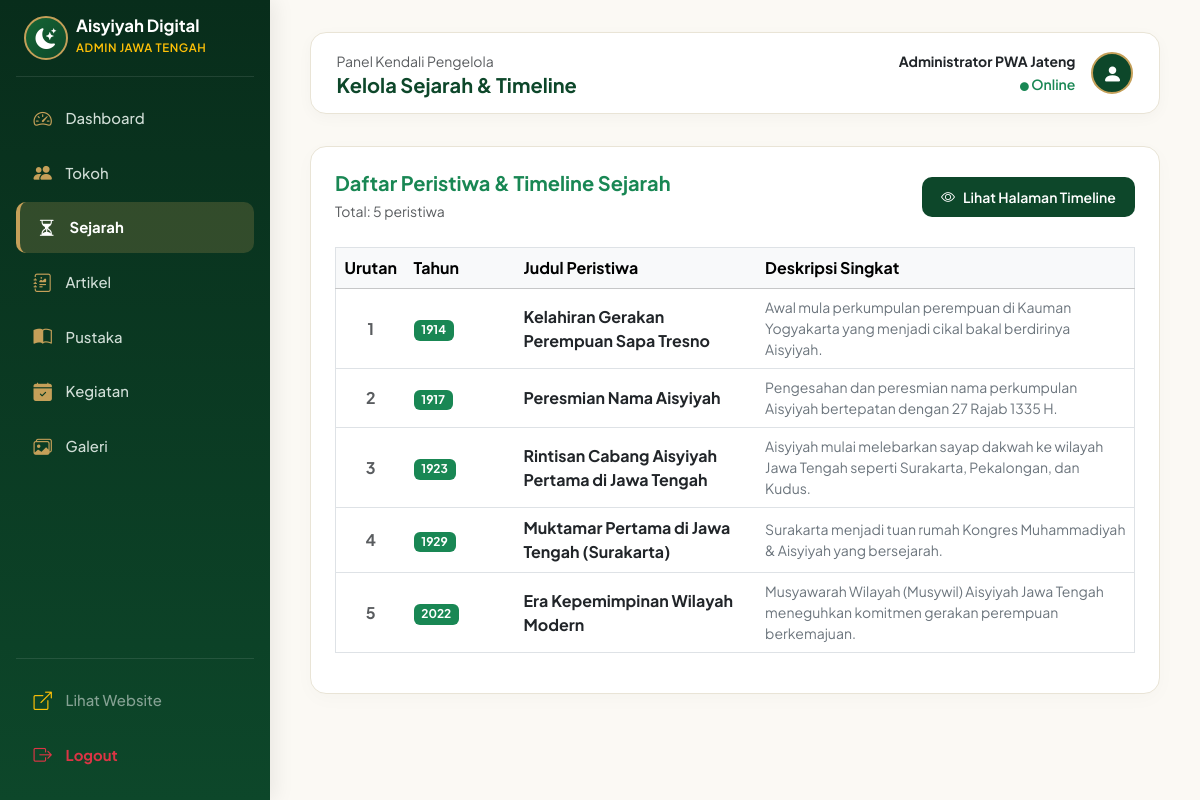
/admin/sejarah/index.php (signed in), run on the app's committed database.
### tables this page shows
CREATE TABLE IF NOT EXISTS `sejarah` (
  `id` INT AUTO_INCREMENT PRIMARY KEY,
  `judul` VARCHAR(200) NOT NULL,
  `tahun` VARCHAR(20) NOT NULL,
  `deskripsi_singkat` TEXT NOT NULL,
  `konten_lengkap` TEXT DEFAULT NULL,
  `foto` VARCHAR(255) DEFAULT NULL,
  `urutan` INT DEFAULT 0,
  `created_at` TIMESTAMP DEFAULT CURRENT_TIMESTAMP
);

### admin/sejarah/index.php (the view, shortened to what this page needs)
<?php
include '../../config/database.php';
include '../includes/header.php';
$query = mysqli_query($conn, "SELECT * FROM sejarah ORDER BY urutan ASC");
?>
<div class="card card-admin p-4">
    <div class="d-flex flex-column flex-md-row justify-content-between align-items-md-center gap-3 mb-4">
        <div>
            <h5 class="fw-bold mb-1 text-success">Daftar Peristiwa & Timeline Sejarah</h5>
            <small class="text-muted">Total: <?= mysqli_num_rows($query) ?> peristiwa</small>
        </div>
        <a href="../../timeline.php" target="_blank" class="btn btn-admin-green btn-sm d-inline-flex align-items-center gap-2">
            <i class="bi bi-eye"></i> Lihat Halaman Timeline
        </a>
    </div>
    <div class="table-responsive">
        <table class="table table-hover align-middle border">
            <thead class="table-light">
                <tr>
                    <th style="width: 70px;" class="text-center">Urutan</th>
                    <th style="width: 110px;">Tahun</th>
                    <th>Judul Peristiwa</th>
                    <th>Deskripsi Singkat</th>
                </tr>
            </thead>
            <tbody>
                <?php while ($s = mysqli_fetch_assoc($query)) : ?>
                    <tr>
                        <td class="text-center fw-bold text-muted"><?= $s['urutan'] ?></td>
                        <td><span class="badge bg-success"><?= htmlspecialchars($s['tahun']) ?></span></td>
                        <td class="fw-bold text-dark"><?= htmlspecialchars($s['judul']) ?></td>
                        <td class="small text-secondary"><?= htmlspecialchars($s['deskripsi_singkat']) ?></td>
                    </tr>
                <?php endwhile; ?>
            </tbody>
        </table>
    </div>
</div>
<?php
include '../includes/footer.php';
?>

### admin/includes/header.php (style rules this page uses)
:root { --admin-green: #0d472a; --admin-green-dark: #082d1b; --admin-green-light: #166534; --admin-gold: #c5a059; --admin-gold-light: #f7eed7; --admin-cream: #fbf9f4; --admin-border: #e9e4d6; }
body { font-family: 'Plus Jakarta Sans', system-ui, -apple-system, sans-serif; background-color: var(--admin-cream); color: #232d27; overflow-x: hidden; }
.card-admin { background: #ffffff; border-radius: 16px; border: 1px solid var(--admin-border); box-shadow: 0 5px 20px rgba(0, 0, 0, 0.025); transition: all 0.3s ease; }
.btn-admin-green { background-color: var(--admin-green); color: #fff; font-weight: 600; border-radius: 10px; border: none; padding: 0.6rem 1.2rem; transition: all 0.25s ease; }

### data on the page
sejarah: urutan "1", tahun "1914", judul "Kelahiran Gerakan Perempuan Sapa Tresno", deskripsi_singkat "Awal mula perkumpulan perempuan di Kauman Yogyakarta yang menjadi cikal bakal berdirinya Aisyiyah."
sejarah: urutan "2", tahun "1917", judul "Peresmian Nama Aisyiyah", deskripsi_singkat "Pengesahan dan peresmian nama perkumpulan Aisyiyah bertepatan dengan 27 Rajab 1335 H."
sejarah: urutan "3", tahun "1923", judul "Rintisan Cabang Aisyiyah Pertama di Jawa Tengah", deskripsi_singkat "Aisyiyah mulai melebarkan sayap dakwah ke wilayah Jawa Tengah seperti Surakarta, Pekalongan, dan Kudus."
sejarah: urutan "4", tahun "1929", judul "Muktamar Pertama di Jawa Tengah (Surakarta)", deskripsi_singkat "Surakarta menjadi tuan rumah Kongres Muhammadiyah & Aisyiyah yang bersejarah."
sejarah: urutan "5", tahun "2022", judul "Era Kepemimpinan Wilayah Modern", deskripsi_singkat "Musyawarah Wilayah (Musywil) Aisyiyah Jawa Tengah meneguhkan komitmen gerakan perempuan berkemajuan."

### other printed values
$page_heading "Kelola Sejarah & Timeline"
$_SESSION['admin_nama'] "Administrator PWA Jateng"
mysqli_num_rows($query) "5"
